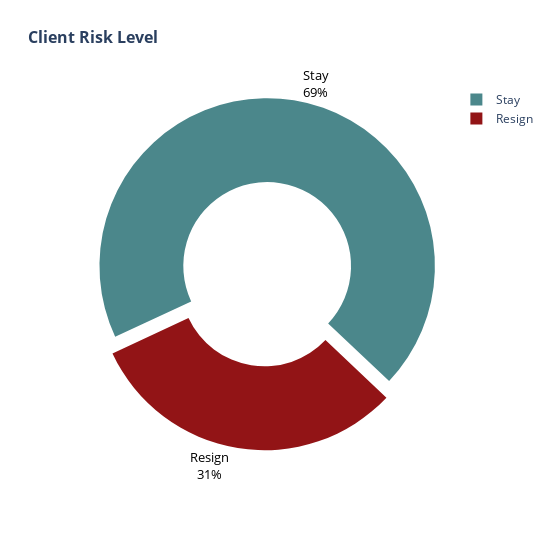

Notebook cell for this chart:
### Markdown cell above
**Persentase Karyawan Resign**

### Code cell
label = ['Stay', 'Resign']
resign_stay_plot = px.pie(df, values=df['Resign'].value_counts().values, color=df['Resign'].value_counts().index, names=label, color_discrete_map = {'No':'#4B878B', 'Yes':'#921416'}, hole=0.5, width = 550)
resign_stay_plot.update_traces(textposition="outside", textfont=dict(color="black",size=13), textinfo="label+percent",pull=[0.1,0,0,0,0],rotation = -115)
resign_stay_plot.update_layout(title="<b>Client Risk Level</b>", title_font=dict(size=16))
resign_stay_plot

### Figure 1 — Plotly figure (JSON) as saved in the notebook; plotly's stock layout.template omitted (floating-point values rounded to 4 significant figures)
{"data": [{"customdata": [["No"], ["Yes"]], "domain": {"x": [0, 1], "y": [0, 1]}, "hole": 0.5, "hovertemplate": "label=%{label}<br>value=%{value}<br>color=%{customdata[0]}<extra></extra>", "labels": ["Stay", "Resign"], "legendgroup": "", "marker": {"colors": ["#4B878B", "#921416"]}, "name": "", "pull": [0.1, 0, 0, 0, 0], "rotation": -115, "showlegend": true, "textfont": {"color": "black", "size": 13}, "textinfo": "label+percent", "textposition": "outside", "type": "pie", "values": [198, 89]}], "layout": {"legend": {"tracegroupgap": 0}, "margin": {"t": 60}, "title": {"font": {"size": 16}, "text": "<b>Client Risk Level</b>"}, "width": 550}}
